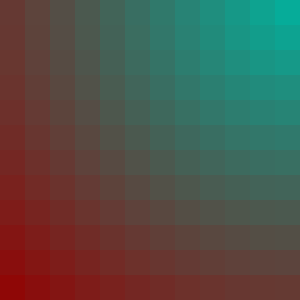
Frame 1 (no input)
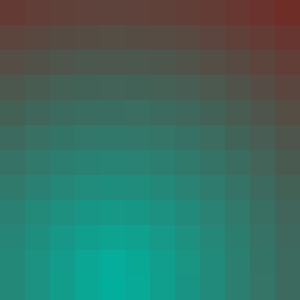
Frame 60 (the mouse pressed at the canvas centre just before this capture)
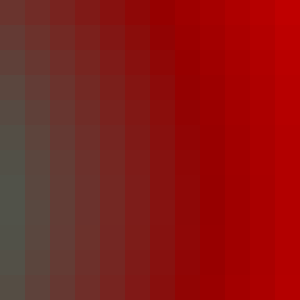
Frame 120 (the mouse held since frame 60 and released just before this capture)

The Processing sketch that drew these frames (run headless with seeded random() and noise(); from frame 60 on, the mouse is pressed at the canvas centre):

// Processing sketch: sketch_00_hello_processing
// ── sketch_00_hello_processing.pde
int cellSize = 25;

color alive = color(0, 255, 255);
color bg = color(0, 0, 0);
PVector screenDiagonal = new PVector(300, 300);

int counter = 0;

public void setup(){
  size(300, 300);
  noSmooth();

  background(0);  
  
}

public void draw(){
  float tx = (cos(counter / 50.0) ) * width;
  float ty = (sin(counter / 50.0) ) * height;
  
  // ellipse(width / 2.0, height / 2.0, width, height);
  for (int y = 0; y < height / cellSize; y++){
    for (int x = 0; x < width / cellSize; x++){
      PVector v = new PVector(x * cellSize + cellSize / 2, y * cellSize + cellSize / 2);
      PVector mouseVec = new PVector(tx, ty);    
      float distance = mouseVec.sub(v).mag() / screenDiagonal.mag();
      
      color c = color(distance * 150, 180 - distance * 180, 160 - distance * 160);
      fill(c);
      stroke(c);
      rect(x * cellSize, y * cellSize, cellSize, cellSize);
    }
  }
  
  counter += 1;
}
